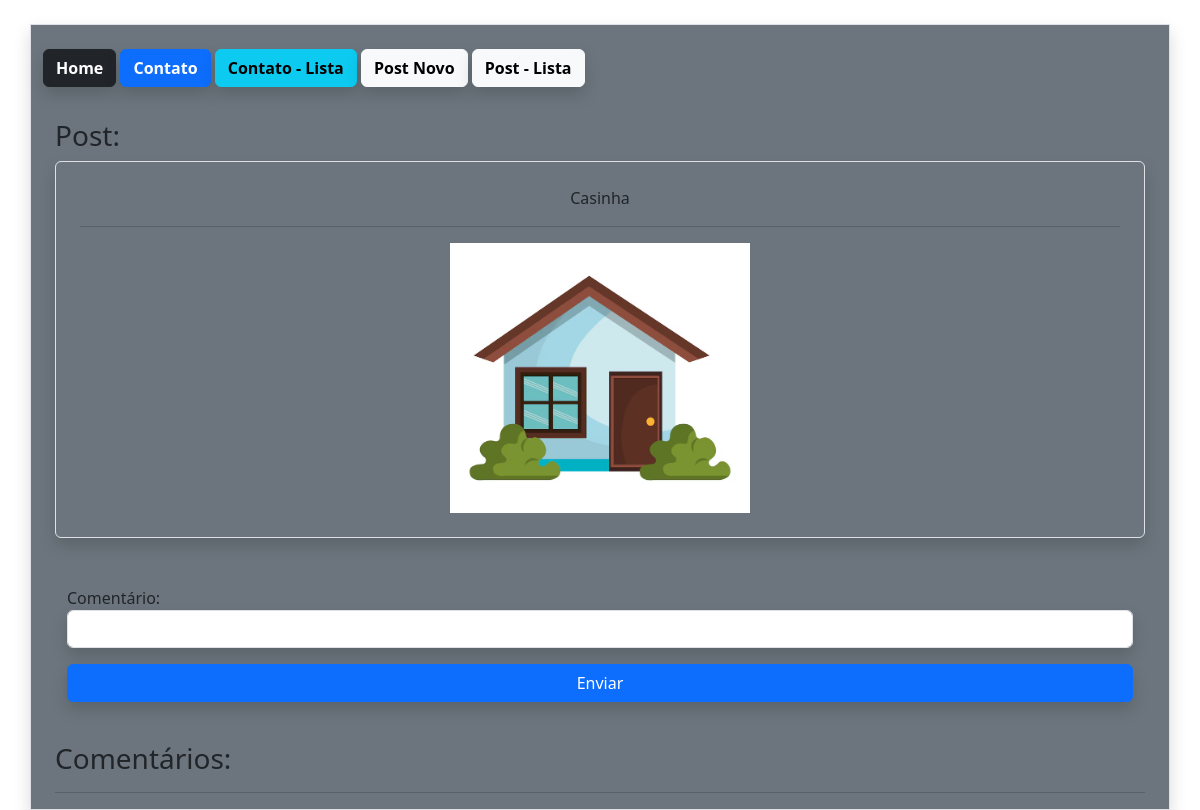
The page /post/2/ (signed in) on the database its author committed.
### estudo/models.py (models this page shows, shortened)
class Post(db.Model):
    id = db.Column(db.Integer, primary_key=True)
    data_criacao = db.Column(db.DateTime, default=datetime.utcnow())
    mensagem = db.Column(db.String, nullable=True)
    imagem = db.Column(db.String, nullable=True, default='default.png')
    user_id = db.Column(db.Integer, db.ForeignKey('user.id'), nullable=True)
    comentarios = db.relationship('PostComentarios', backref='post', lazy=True)

### estudo/views.py (the view)
@app.route('/post/<int:id>/', methods=['GET','POST'])
@login_required
def PostDetail(id):
    post = Post.query.get(id)
    form = PostComentariosForm()
    if  form.validate_on_submit():
        form.save(current_user.id, id)
        return redirect(url_for('PostDetail', id=id))
    return render_template('post.html', post= post, form=form)

### estudo/forms.py (shortened to what this page needs)
class PostComentariosForm(FlaskForm):
    comentario = StringField('Comentário:', validators=[DataRequired()])
    btnSubmit = SubmitField('Enviar')

### estudo/models.py (called while the page is built)
@login_manager.user_loader
def load_user(user_id):
    return User.query.get(user_id)

### estudo/templates/post.html (shortened to what this page needs)
{% extends 'base.html' %}
{% block content%}
{% include "nav.html" %}
    <div class="container mt-4">
        <div class="row mt-4">
            <div class="col-12">
                <h3>Post:</h3>
                <div class="col-12 mb-4 border rounded p-4 shadow">
                    <p class="text-center">{{post.mensagem}}</p>
                    <hr>
                    <img src="{{ url_for('static', filename='data/post/{}'.format(post.imagem))}}" style="max-width: 300px; margin: auto; display: block;">
                </div>
        </div>
    </div>
    <div class="container mt-4">
         <form action="" method="post" class="col-12 mb-4 mt-4 ml-4">
            {{ form.comentario.label()}}
            {{ form.comentario(class="form-control shadow")}}
            {{ form.btnSubmit(class="btn btn-primary col-12  mt-3 mb-3 shadow")}}
            </form>
    </div>
    <h3>Comentários:</h3>
    <hr>
{% endblock %}

### rows shown on the page
Post: mensagem "Casinha", imagem (picture)
